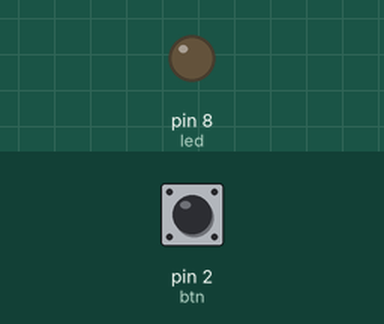
The sketch below on a simulated Arduino Uno, built with avr-gcc and run on an emulated ATmega328P. Parts: output pins drawn as LEDs (lit = HIGH). The test bench sets the inputs (shaded band); at power-on: pin 2 (btn) HIGH.

Above: at 1.2 s.
1.3 s: pin 2 (btn) pulled LOW for 0.15 s
At 2.6 s:
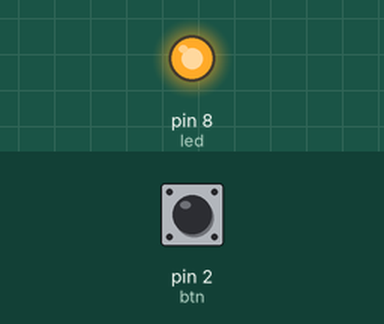
2.9 s: pin 2 (btn) pulled LOW for 1 s
At 5.1 s:
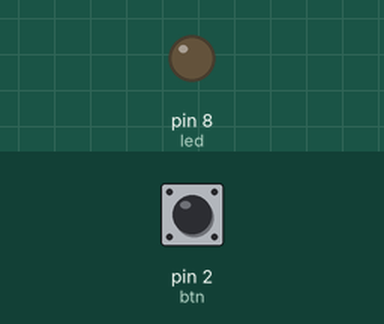
5.4 s: pin 2 (btn) pulled LOW for 3.2 s
At 9.9 s:
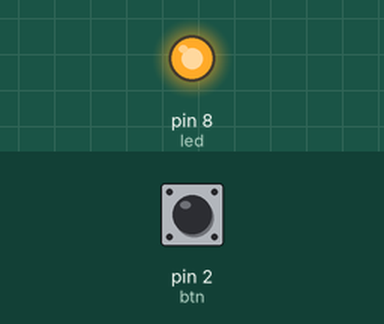
Timing chart, 0 to 11.4 s (numbered marks = the images above; inputs shaded):
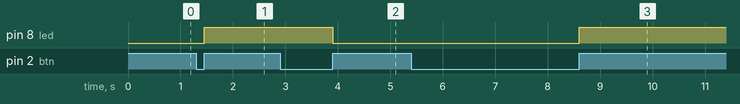

The sketch:

botoes.ino
```cpp
// C++ code


#define btn 2
#define led 8

int flag=0;

void setup()
{
  Serial.begin(9600);
  pinMode(btn, INPUT_PULLUP);
  pinMode(led,OUTPUT);


}

void loop()
{
  int leitura=!digitalRead(btn);
  if (leitura){
    flag=1;
  }
    if(!leitura && flag==1){
  		digitalWrite(led,!digitalRead(led));
    	flag=0;
  	}

}
```

Measured:
- after the input at 1.3 s, pin 8 (led): LOW → HIGH after 0.15 s
- after the input at 2.9 s, pin 8 (led): HIGH → LOW after 1.0 s
- after the input at 5.4 s, pin 8 (led): LOW → HIGH after 3.2 s
